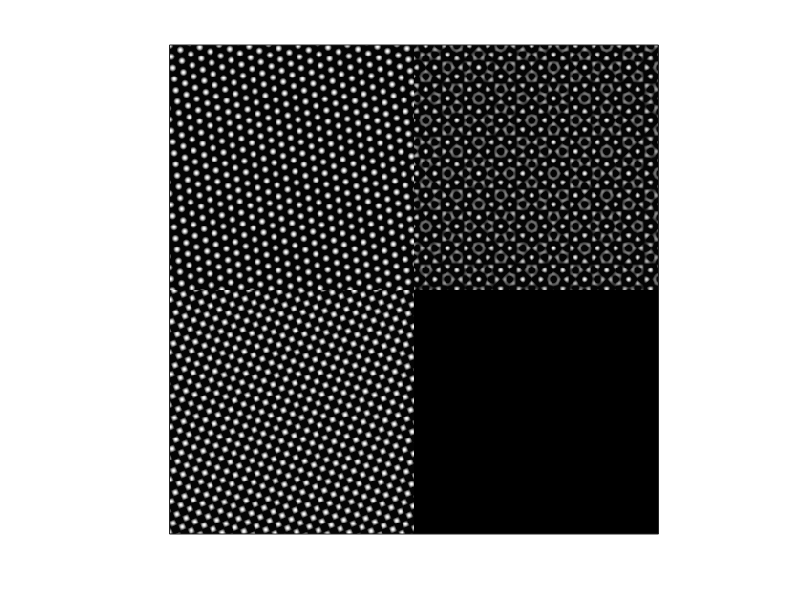

The MATLAB script that drew this image: (Note: this script raises an error after producing the figure.)
close all
clear all

% This code is to test the classification algorithm by phase space
% sketching using synthetic examples in the paper.

is_show = 0;
R_low2 = 0; R_high2 = 0;
R_low3 = 0; R_high3 = 0;
spExtention = 0;
fqThre = 0;
extention = 0.7;
rad = 1.5;
threBD = 0.3;
energyThre = 2.0;
t_sc = 0.8; s_sc = 0.7;
red = 8;%20
div = 4;
NB = [30,35];
isLake = 0;
gdSzType = 5;
patchSize = 512;

for ex = 1:5
    switch ex
        case 1
            sigma = 0.2; % parameter for spectral clustering
            deformFactor = 0.25;
            distType = 4;
            numAgl = 12;
            clsThre = 0.5;
            isScale = 1;
            
            N = 512;
            x=0:1/N:(N-1)/N;
            [xo yo] = ndgrid(x);
            amp = 0.0;
            xx = xo + amp*sin(2*pi*xo);
            yy = yo + amp*sin(2*pi*yo);
            bmp = 0.0;
            alpha = -pi/8 + bmp*sin(2*pi*xo) + bmp*cos(2*pi*yo);
            F = 50;
            phi = exp(2*pi*i*F*(cos(alpha).*xx+sin(alpha).*yy)) + exp(2*pi*i*F*(cos(alpha+pi/3).*xx+sin(alpha+pi/3).*yy)) + exp(2*pi*i*F*(cos(alpha+2*pi/3).*xx+sin(alpha+2*pi/3).*yy));
            phi = real(phi)/3;
            % pause;
            alpha = -pi/8  + bmp*cos(2*pi*xo) + bmp*sin(2*pi*yo);
            F = 50;
            phi2 = exp(2*pi*i*F*(cos(alpha).*xx+sin(alpha).*yy)) + exp(2*pi*i*F*(cos(alpha+pi/2).*xx+sin(alpha+pi/2).*yy));
            phi2 = (real(phi2)/2);
            phi(end/2+1:end,1:end/2) = phi2(end/2+1:end,1:end/2);
            F = 60;
            phi3 = exp(2*pi*i*F*(cos(alpha).*xx+sin(alpha).*yy)) + exp(2*pi*i*F*(cos(alpha+pi/4).*xx+sin(alpha+pi/4).*yy)) + exp(2*pi*i*F*(cos(alpha+2*pi/4).*xx+sin(alpha+2*pi/4).*yy))+ exp(2*pi*i*F*(cos(alpha+3*pi/4).*xx+sin(alpha+3*pi/4).*yy));
            phi3 = (real(phi3)/4);
            phi(1:end/2,1+end/2:end) = phi3(1:end/2,1+end/2:end);
            pos = find(phi<0);
            phi(pos) = 0;
            phi = phi/max(max(abs(phi)));
            phi = phi - mean(phi(:));
            phi(end/2+1:end,end/2+1:end) = -0.2;
            
        case 2
            sigma = 0.2; % parameter for spectral clustering
            deformFactor = 0.25;
            distType = 4;
            numAgl = 12;
            clsThre = 0.5;
            isScale = 1; %or 0, both work
            
            N = 512;
            x=0:1/N:(N-1)/N;
            [xo yo] = ndgrid(x);
            amp = 0.0;
            xx = xo + amp*sin(2*pi*xo);
            yy = yo + amp*sin(2*pi*yo);
            bmp = 0.0;
            alpha = -pi/8 + bmp*sin(2*pi*xo) + bmp*cos(2*pi*yo);
            F = 50;
            phi = exp(2*pi*i*F*(cos(alpha).*xx+sin(alpha).*yy)) + exp(2*pi*i*F*(cos(alpha+pi/3).*xx+sin(alpha+pi/3).*yy)) + exp(2*pi*i*F*(cos(alpha+2*pi/3).*xx+sin(alpha+2*pi/3).*yy));
            phi = real(phi)/3;
            % pause;
            alpha = -pi/8  + bmp*cos(2*pi*xo) + bmp*sin(2*pi*yo);
            F = 50;
            phi2 = exp(2*pi*i*F*(cos(alpha).*xx+sin(alpha).*yy)) + exp(2*pi*i*F*(cos(alpha+pi/2).*xx+sin(alpha+pi/2).*yy));
            phi2 = (real(phi2)/2);
            phi(end/2+1:end,1:end/2) = phi2(end/2+1:end,1:end/2);
            F = 60;
            phi3 = exp(2*pi*i*F*(cos(alpha).*xx+sin(alpha).*yy)) + exp(2*pi*i*F*(cos(alpha+pi/4).*xx+sin(alpha+pi/4).*yy)) + exp(2*pi*i*F*(cos(alpha+2*pi/4).*xx+sin(alpha+2*pi/4).*yy))+ exp(2*pi*i*F*(cos(alpha+3*pi/4).*xx+sin(alpha+3*pi/4).*yy));
            phi3 = (real(phi3)/4);
            phi(1:end/2,1+end/2:end) = phi3(1:end/2,1+end/2:end);
            pos = find(phi<0);
            phi(pos) = 0;
            phi = phi/max(max(abs(phi)));
            phi = phi - mean(phi(:));
            phi(end/2+1:end,end/2+1:end) = -0.2;
            
            alpha = pi/8 + bmp*sin(2*pi*xo) + bmp*cos(2*pi*yo);
            F = 90;
            phi4 = exp(2*pi*i*F*(cos(alpha).*xx+sin(alpha).*yy)) + exp(2*pi*i*F*(cos(alpha+pi/3).*xx+sin(alpha+pi/3).*yy)) + exp(2*pi*i*F*(cos(alpha+2*pi/3).*xx+sin(alpha+2*pi/3).*yy));
            phi4 = real(phi4)/3;
            % pause;
            alpha = pi/8  + bmp*cos(2*pi*xo) + bmp*sin(2*pi*yo);
            F = 90;
            phi2 = exp(2*pi*i*F*(cos(alpha).*xx+sin(alpha).*yy)) + exp(2*pi*i*F*(cos(alpha+pi/2).*xx+sin(alpha+pi/2).*yy));
            phi2 = (real(phi2)/2);
            phi4(end/2+1:end,1:end/2) = phi2(end/2+1:end,1:end/2);
            F = 100;
            phi3 = exp(2*pi*i*F*(cos(alpha).*xx+sin(alpha).*yy)) + exp(2*pi*i*F*(cos(alpha+pi/4).*xx+sin(alpha+pi/4).*yy)) + exp(2*pi*i*F*(cos(alpha+2*pi/4).*xx+sin(alpha+2*pi/4).*yy))+ exp(2*pi*i*F*(cos(alpha+3*pi/4).*xx+sin(alpha+3*pi/4).*yy));
            phi3 = (real(phi3)/4);
            phi4(1:end/2,1+end/2:end) = phi3(1:end/2,1+end/2:end);
            pos = find(phi4<0);
            phi4(pos) = 0;
            phi4 = phi4/max(max(abs(phi4)));
            phi4 = phi4 - mean(phi4(:));
            phi4(end/2+1:end,end/2+1:end) = -0.2;
            
            phi(end/4+1:3*end/4,end/4+1:3*end/4) = rot90(phi4(end/4+1:3*end/4,end/4+1:3*end/4),3);
            
            
        case 3
            sigma = 0.2; % parameter for spectral clustering
            deformFactor = 0.5;
            distType = 4;
            numAgl = 12;
            clsThre = 0.5;
            isScale = 1;
            
            N = 512;
            x=0:1/N:(N-1)/N;
            [xo yo] = ndgrid(x);
            amp = 0.0;
            xx = xo + amp*sin(2*pi*xo);
            yy = yo + amp*sin(2*pi*yo);
            bmp = 0.03;
            alpha = -pi/8 + bmp*sin(2*pi*xo) + bmp*cos(2*pi*yo);
            F = 50;
            phi = exp(2*pi*i*F*(cos(alpha).*xx+sin(alpha).*yy)) + exp(2*pi*i*F*(cos(alpha+pi/3).*xx+sin(alpha+pi/3).*yy)) + exp(2*pi*i*F*(cos(alpha+2*pi/3).*xx+sin(alpha+2*pi/3).*yy));
            phi = real(phi)/3;
            % pause;
            alpha = -pi/8  + bmp*cos(2*pi*xo) + bmp*sin(2*pi*yo);
            F = 50;
            phi2 = exp(2*pi*i*F*(cos(alpha).*xx+sin(alpha).*yy)) + exp(2*pi*i*F*(cos(alpha+pi/2).*xx+sin(alpha+pi/2).*yy));
            phi2 = (real(phi2)/2);
            phi(end/2+1:end,1:end/2) = phi2(end/2+1:end,1:end/2);
            F = 60;
            phi3 = exp(2*pi*i*F*(cos(alpha).*xx+sin(alpha).*yy)) + exp(2*pi*i*F*(cos(alpha+pi/4).*xx+sin(alpha+pi/4).*yy)) + exp(2*pi*i*F*(cos(alpha+2*pi/4).*xx+sin(alpha+2*pi/4).*yy))+ exp(2*pi*i*F*(cos(alpha+3*pi/4).*xx+sin(alpha+3*pi/4).*yy));
            phi3 = (real(phi3)/4);
            phi(1:end/2,1+end/2:end) = phi3(1:end/2,1+end/2:end);
            pos = find(phi<0);
            phi(pos) = 0;
            phi = phi/max(max(abs(phi)));
            phi = phi - mean(phi(:));
            phi(end/2+1:end,end/2+1:end) = -0.2;
            
        case 4
            sigma = 0.2; % parameter for spectral clustering
            deformFactor = 0.25;
            distType = 4;
            numAgl = 9;
            clsThre = 0.5;
            isScale = 1;
            
            N = patchSize;
            x=0:1/N:(N-1)/N;
            [xo yo] = ndgrid(x);
            amp = 0.0;
            xx = xo + amp*sin(2*pi*xo);
            yy = yo + amp*sin(2*pi*yo);
            bmp = 0.0;
            alpha = pi/12 + bmp*sin(2*pi*xo) + bmp*cos(2*pi*yo);
            F = 40;
            phi = exp(2*pi*i*F*(cos(alpha).*xx+sin(alpha).*yy)) + exp(2*pi*i*F*(cos(alpha+pi/3).*xx+sin(alpha+pi/3).*yy)) + exp(2*pi*i*F*(cos(alpha+2*pi/3).*xx+sin(alpha+2*pi/3).*yy));
            phi = real(phi)/3;
            pos = find(phi<0);
            phi(pos) = 0;
            
            
            phi2 = circshift(phi,3,1);
            phi2 = circshift(phi2,4,2);
            phi2 = max(phi2,phi);
            
            alpha = -pi/24  + bmp*cos(2*pi*xo) + bmp*sin(2*pi*yo);
            phi3 = exp(2*pi*i*F*(cos(alpha).*xx+sin(alpha).*yy)) + exp(2*pi*i*F*(cos(alpha+pi/2).*xx+sin(alpha+pi/2).*yy));
            phi3 = (real(phi3)/2);
            pos = find(phi3<0);
            phi3(pos) = 0;
            
            phi4 = circshift(phi3,4,1);
            phi4 = circshift(phi4,4,2);
            phi4 = max(phi4,phi3);
            
            phi(end/2+1:end,1:end/2) = phi2(1:end/2,1:end/2);
            phi(1:end/2,end/2+1:end) = phi3(1:end/2,1:end/2);
            phi(end/2+1:end,end/2+1:end) = phi4(1:end/2,1:end/2);
            
            phi(1:end/4,1:end/4) = -1.5*phi(1:end/4,1:end/4);
            phi(1:end/4,3*end/4+1:end) = phi(1:end/4,3*end/4+1:end)*2;
            phi(3*end/4+1:end,1:end/4) = phi(3*end/4+1:end,1:end/4)/2;
            phi(3*end/4+1:end,3*end/4+1:end) = -0.5*phi(3*end/4+1:end,3*end/4+1:end);
            
        case 5
            sigma = 0.2; % parameter for spectral clustering
            deformFactor = 0.5;
            distType = 4;
            numAgl = 9;
            clsThre = 0.5;
            isScale = 1;
            
            N = patchSize;
            x=0:1/N:(N-1)/N;
            [xo yo] = ndgrid(x);
            amp = 0.0;
            xx = xo + amp*sin(2*pi*xo);
            yy = yo + amp*sin(2*pi*yo);
            bmp = 0.0;
            alpha = pi/12 + bmp*sin(2*pi*xo) + bmp*cos(2*pi*yo);
            F = 40;
            phi = exp(2*pi*i*F*(cos(alpha).*xx+sin(alpha).*yy)) + exp(2*pi*i*F*(cos(alpha+pi/3).*xx+sin(alpha+pi/3).*yy)) + exp(2*pi*i*F*(cos(alpha+2*pi/3).*xx+sin(alpha+2*pi/3).*yy));
            phi = real(phi)/3;
            pos = find(phi<0);
            phi(pos) = 0;
            
            
            alpha = -pi/24  + bmp*cos(2*pi*xo) + bmp*sin(2*pi*yo);
            phi3 = exp(2*pi*i*F*(cos(alpha).*xx+sin(alpha).*yy)) + exp(2*pi*i*F*(cos(alpha+pi/2).*xx+sin(alpha+pi/2).*yy));
            phi3 = (real(phi3)/2);
            pos = find(phi3<0);
            phi3(pos) = 0;
            
            phi(:,end/2+1:end) = phi3(:,1:end/2);
            
            phi((1:end/3),1:end/2) = -phi((1:end/3),1:end/2);
            phi((1:end/3),end/2+1:end) = phi((1:end/3),end/2+1:end)*2;
            phi(2*end/3+1:end,1:end/2) = phi(2*end/3+1:end,1:end/2)/2;
            phi(2*end/3+1:end,end/2+1:end) = -phi(2*end/3+1:end,end/2+1:end);
    end
    
    phi = phi/max(max(abs(phi)));
    phi = phi - mean(phi(:));
    
    pic = figure;imagesc(phi);axis image;set(gca,'xtick',[]);set(gca,'ytick',[]);colormap (gray);
    set(gca, 'FontSize', 16);
    b=get(gca);
    set(b.XLabel, 'FontSize', 16);set(b.YLabel, 'FontSize', 16);set(b.ZLabel, 'FontSize', 16);set(b.Title, 'FontSize', 16);
    head = sprintf('./results/clsImg%d.fig',ex);
    saveas(pic,head);
    head = sprintf('./results/clsImg%d.png',ex);
    saveas(pic,head);
    
    %set up parameters for ss transform
    para = struct('sigma',sigma,'gdSzType',gdSzType,'div',div,'NB',NB,'N',patchSize,'red',red,'epsl',1e-4,'is_real',...
        0,'t_sc',t_sc,'s_sc',s_sc,'num_direction',1,'deformFactor',deformFactor,'numAgl',numAgl,'distType',distType,'clsThre',clsThre,...
        'R_low2',R_low2,'R_low3',R_low3,'R_high2',R_high2,'R_high3',R_high3,'SPg',[],'spExtention',spExtention,'extention',extention,...
        'rad',rad,'threBD',threBD,'energyThre',energyThre,'isLake',isLake,'isScale',isScale,'typePick',2,'ex',ex);
    
    numAtom = 25;
    fudgeFactor = .5;
    % Estimate basis information, generate filtered images
    tic;
    [~,info,para] = crystalInfo(phi,para,is_show,numAtom,extention,fudgeFactor,fqThre*2);
    toc
    t = cputime;
    [typeMat,refType,R_high,refPos] = skeletonCls(phi,para);
    e = cputime-t
    
    % close all
    pic = figure;imagesc(skeletonShow(typeMat{1},512));axis image;set(gca,'xtick',[]);set(gca,'ytick',[]);colorbar;colormap (1-gray);
    set(gca, 'FontSize', 16);
    b=get(gca);
    set(b.XLabel, 'FontSize', 16);set(b.YLabel, 'FontSize', 16);set(b.ZLabel, 'FontSize', 16);set(b.Title, 'FontSize', 16);
    head = sprintf('./results/clsTypeFnl%d.fig',ex);
    saveas(pic,head);
    head = sprintf('./results/clsTypeFnl%d.png',ex);
    saveas(pic,head);
    
    close all;
end

